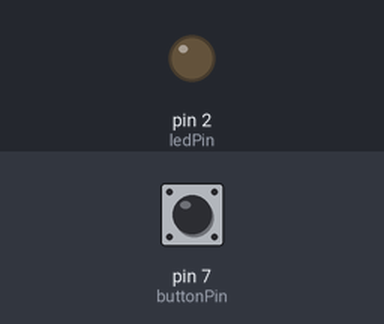
The sketch below on a simulated Arduino Uno, built with avr-gcc and run on an emulated ATmega328P. Parts: output pins drawn as LEDs (lit = HIGH). The inputs (shaded band) are chosen by the test bench; at power-on: pin 7 (buttonPin) LOW.

Above: at 1.2 s.
1.3 s: pin 7 (buttonPin) pulled HIGH for 3.2 s
At 4.9 s:
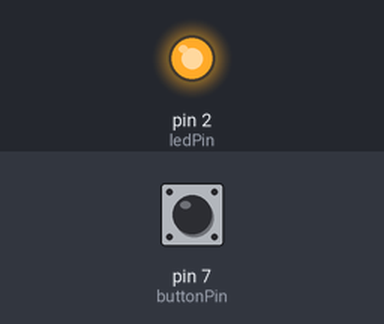
6.0 s: pin 7 (buttonPin) pulled HIGH for 0.15 s
At 7.4 s:
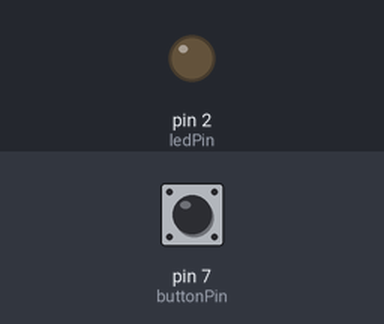
Timing chart, 0 to 9.0 s (numbered marks = the images above; inputs shaded):
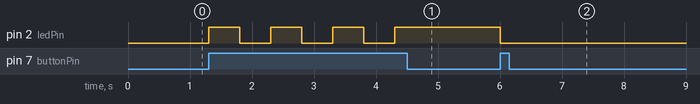

Measured:
- after the input at 1.3 s, pin 2 (ledPin): alternates HIGH for 0.50 s and LOW for 0.50 s, 7 changes in all, then stays HIGH, starting at once
- after the input at 6.0 s, pin 2 (ledPin): HIGH → LOW at once

The sketch:

Botao.ino
```cpp
//Acende e apaga um LED conforme o
// pressionamento de um botão

const int buttonPin = 7;
const int ledPin = 2;

void setup() {
  pinMode(buttonPin, INPUT);
  pinMode(ledPin, OUTPUT);
}

void loop() {
  int buttonStatus = digitalRead(buttonPin);

  if (buttonStatus == HIGH) {
    int ledStatus = digitalRead(ledPin);
    digitalWrite(ledPin,!ledStatus);
    delay(500);
  }


}
```
